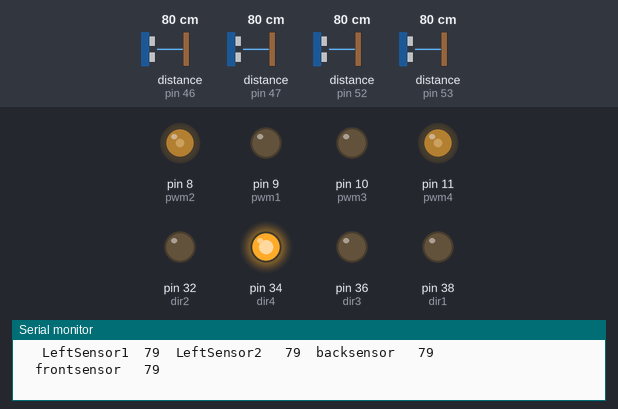
Simulated run of this sketch. Board: Arduino Mega 2560, built with avr-gcc and run on an emulated ATmega2560. Shown: output pins drawn as LEDs (lit = HIGH), the last lines printed to the serial monitor. Wiring (inferred from the names in the program): 4 × ultrasonic range finder: trigger pin 48, echo pin 46 / trigger pin 49, echo pin 47 / trigger pin 50, echo pin 52 / trigger pin 51, echo pin 53. Inputs (shaded band) come from the test bench; at power-on: distance to the obstacle (sensors on pin 52, pin 47, pin 53, pin 46) 80 cm. The echo pulse lasts 58.3 µs per cm; pins used as bus, display or sensor lines are not drawn.

Above: at 1.2 s.
1.3 s: distance to the obstacle (sensor on pin 52) set to 60 cm
At 3.2 s:
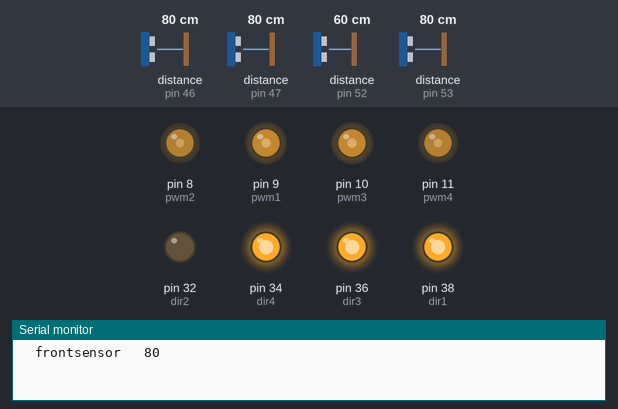
4.3 s: distance to the obstacle (sensor on pin 47) set to 121 cm
7.3 s: distance to the obstacle (sensor on pin 47) set to 129 cm
At 7.7 s:
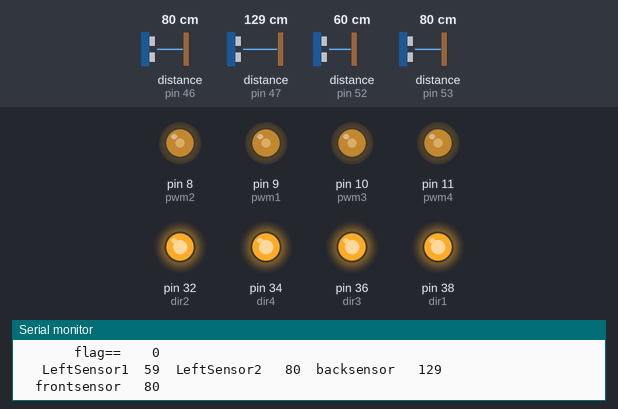
8.9 s: distance to the obstacle (sensor on pin 53) set to 67 cm
11.9 s: distance to the obstacle (sensor on pin 53) set to 60 cm
At 12.9 s:
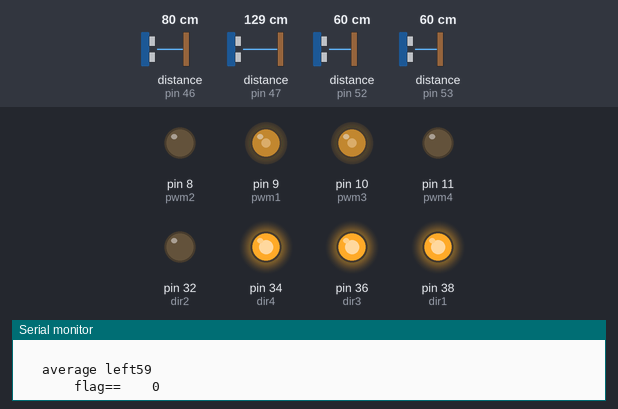
13.4 s: distance to the obstacle (sensor on pin 52) set to 71 cm
At 14.4 s:
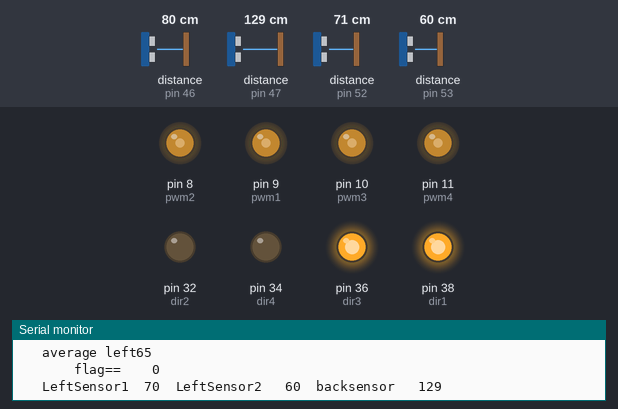
Timing chart, 0 to 16.1 s (numbered marks = the images above; inputs shaded):
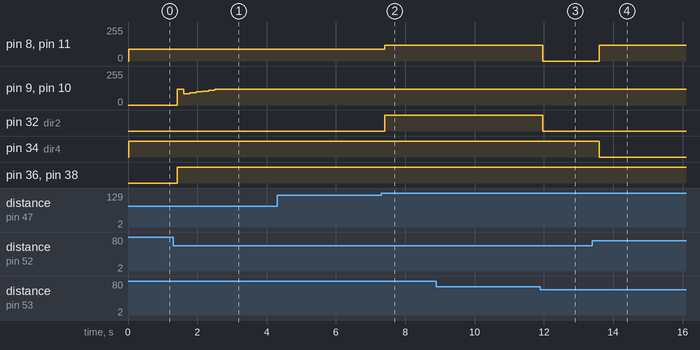

Measured:
- the behaviour switches between 126 and 127 cm on distance to the obstacle (sensor on pin 47) (found by bisection; images 1 and 2)
- the behaviour switches between 65 and 64 cm on distance to the obstacle (sensor on pin 53) (found by bisection; images 2 and 3)
- the behaviour switches between 65 and 66 cm on distance to the obstacle (sensor on pin 52) (found by bisection; images 3 and 4)
- after the input at 1.3 s, pin 9 (pwm1), pin 10 (pwm3): 0/255 → 120/255 after 0.12 s, → 86/255 0.18 s later, → 93/255 0.18 s later, → 99/255 0.18 s later, … (8 changes in this stretch); pin 36 (dir3), pin 38 (dir1): LOW → HIGH after 0.12 s
- after the input at 7.3 s, pin 8 (pwm2), pin 11 (pwm4): 90/255 → 120/255 after 0.11 s; pin 32 (dir2): LOW → HIGH after 0.11 s
- after the input at 11.9 s, pin 8 (pwm2), pin 11 (pwm4): 120/255 → 0/255 after 0.06 s; pin 32 (dir2): HIGH → LOW after 0.06 s
- after the input at 13.4 s, pin 8 (pwm2), pin 11 (pwm4): 0/255 → 120/255 after 0.20 s; pin 34 (dir4): HIGH → LOW after 0.20 s

The sketch:

testing_new_forest_forest_algo_first_right_then_at_45.ino
```cpp
// new forest algo with first right then at 45


int trigPin1 = 50;
int echoPin1 = 52;
int trigPin2 = 51;
int echoPin2 = 53;
int trigPin3 = 49;
int echoPin3 = 47;
int trigPin4 = 48;
int echoPin4 = 46;

int dir1 = 38, dir2 = 32, dir3 = 36, dir4 = 34;
int pwm1 = 9, pwm2 = 8, pwm3 = 10 , pwm4 = 11;
int sp = 90;

int lastback, backsensor, errorback, ls1, ls2, avgls, err = 0;
double pulse, inches, cm, distance, duration;
int frontsensor;
int lasterrorls = 0, totalerrorls = 0;
int lastl1 = 0, lastl2 = 0, lastls = 0, errorls;
float kp = 3.8, kd = 2.3 , ki = 0.3;
float p = 0, i = 0, d = 0, pid = 0;

int flag = 0;

void setup()
{
  Serial.begin(9600);

  pinMode(trigPin1 , OUTPUT);
  pinMode(echoPin1, INPUT);
  pinMode(trigPin2, OUTPUT);
  pinMode(echoPin2, INPUT);
  pinMode(trigPin3, OUTPUT);
  pinMode(echoPin3, INPUT);
  pinMode(trigPin4, OUTPUT);
  pinMode(echoPin4, INPUT);

  pinMode(pwm1, OUTPUT);
  pinMode(dir1, OUTPUT);
  pinMode(pwm2, OUTPUT);
  pinMode(dir2, OUTPUT);
  pinMode(pwm3, OUTPUT);
  pinMode(dir3, OUTPUT);
  pinMode(pwm4, OUTPUT);
  pinMode(dir4, OUTPUT);

}


void loop()
{

  // ********************************************************************

  SonarSensor(trigPin1, echoPin1);
  ls1 = distance;
  SonarSensor(trigPin2, echoPin2);
  ls2 = distance;
  SonarSensor(trigPin3, echoPin3);
  backsensor = distance;
  SonarSensor(trigPin4, echoPin4);
  frontsensor = distance;


  avgls = (ls1 + ls2) / 2;
  errorls = ls2 - ls1;
  cal();
  totalerrorls += abs(errorls);

  correctl();


  if (flag == 100)
  {
    dialeft();
  }


  if (flag == 0)  // first moving right
  {
    if ((backsensor < 127) && (avgls < 127))
    {
      diaright();
      correctr();

    }
    else if ((backsensor >= 127 ) && (avgls >= 127))
    {
      flag = 1;
      analogWrite(pwm2, 0);
      digitalWrite(dir2, HIGH);
      analogWrite(pwm4, 0);
      digitalWrite(dir4, HIGH);


    }
  }


  if (flag == 1)           // moving  diagonal right
  {
    if ((backsensor < 310) && ((avgls > 22)))
    {

      dialeft();
      correctl();

    }
    else if ((backsensor >= 310) && ((avgls <= 22)))
    {
      analogWrite(pwm1, 0);
      digitalWrite(dir1, HIGH);
      analogWrite(pwm3, 0);
      digitalWrite(dir3, HIGH);


//      flag = 2;
    }
  }

  if (flag == 2 )    //    moving diagonal  left
  {
    if ((frontsensor > 117) && (avgls < 170))
    {
      dialeft();
      correctl();


    }
    else if ((frontsensor <= 117 ) && (avgls < 170))
    {

      analogWrite(pwm2, 0);
      digitalWrite(dir2, HIGH);
      analogWrite(pwm4, 0);
      digitalWrite(dir4, HIGH);
      Stop();
    }
  }
  /*
    if (flag == 3)
    {
    if (frontsensor > 65)
    {
      diaright();
      correctr();

    }
    else if (frontsensor <= 65)
    {
      flag = 4;
      analogWrite(pwm2, 0);
      digitalWrite(dir2, HIGH);
      analogWrite(pwm4, 0);
      digitalWrite(dir4, HIGH);

    }
    }

    if (flag == 4)
    {
    set_zero();

    }*/


  lasterrorls = errorls;


  Serial.print("   LeftSensor1  ");
  Serial.print(ls1);
  Serial.print("  LeftSensor2   ");
  Serial.print(ls2);
  Serial.print("  backsensor   "  );
  Serial.println(backsensor);
  Serial.print("  frontsensor   "  );
  Serial.println(frontsensor);


  Serial.println("                  ");
  Serial.println("                  ");
  Serial.println("                  ");

  Serial.print("   average left" );
  Serial.println(avgls);
  Serial.print("       flag==    ");
  Serial.println(flag);
  lastls = avgls;

}


void SonarSensor(int trigPin, int echoPin)
{


  digitalWrite(trigPin, LOW);
  delayMicroseconds(2);
  digitalWrite(trigPin, HIGH);
  delayMicroseconds(10);
  digitalWrite(trigPin, LOW);
  duration = pulseIn(echoPin, HIGH);
  distance = (duration / 2) / 29.1;

}


void dialeft()
{
  digitalWrite(dir1, LOW);
  digitalWrite(dir3, HIGH);
  analogWrite(pwm1, sp);
  analogWrite(pwm3, sp);

}

void diaright()
{
  digitalWrite(dir2, LOW);
  digitalWrite(dir4, HIGH);
  analogWrite(pwm2, sp);
  analogWrite(pwm4, sp);

}
void forward()
{
  digitalWrite(dir1, LOW);
  digitalWrite(dir2, LOW);
  digitalWrite(dir3, HIGH);
  digitalWrite(dir4, HIGH);
  analogWrite(pwm1, sp);
  analogWrite(pwm2, sp);
  analogWrite(pwm3, sp);
  analogWrite(pwm4, sp);
}
void backward()
{
  digitalWrite(dir1, HIGH);
  digitalWrite(dir2, HIGH);
  digitalWrite(dir3, LOW);
  digitalWrite(dir4, LOW);
  analogWrite(pwm1, sp);
  analogWrite(pwm2, sp);
  analogWrite(pwm3, sp);
  analogWrite(pwm4, sp);
}
void left()
{
  digitalWrite(dir1, LOW);
  digitalWrite(dir2, HIGH);
  digitalWrite(dir3, HIGH);
  digitalWrite(dir4, LOW);
  analogWrite(pwm1, sp);
  analogWrite(pwm2, sp);
  analogWrite(pwm3, sp);
  analogWrite(pwm4, sp);
}
void right()
{
  digitalWrite(dir1, HIGH);
  digitalWrite(dir2, LOW);
  digitalWrite(dir3, LOW);
  digitalWrite(dir4, HIGH);
  analogWrite(pwm1, sp);
  analogWrite(pwm2, sp);
  analogWrite(pwm3, sp);
  analogWrite(pwm4, sp);
}


void correctl()
{


  if (errorls < -5 )
  {
    analogWrite(pwm2, pid );
    digitalWrite(dir2, LOW);
    analogWrite(pwm4, pid);
    digitalWrite(dir4, LOW);

  }
  if (errorls > 5)
  {
    analogWrite(pwm2, pid );
    digitalWrite(dir2, HIGH);
    analogWrite(pwm4, pid);
    digitalWrite(dir4, HIGH);

  }

  if ((errorls > -5) && (errorls < 5))
  {
    analogWrite(pwm2, 0);
    digitalWrite(dir2, LOW);
    analogWrite(pwm4, 0);
    digitalWrite(dir4, HIGH);

  }
}

/*void correctl_1()
  {
    if (errorls < -5)
  {
    analogWrite(pwm2, pid );
    digitalWrite(dir2, LOW);
    analogWrite(pwm4, pid);
    digitalWrite(dir4, LOW);

  }
  if (errorls > 5)
  {
    analogWrite(pwm2, pid );
    digitalWrite(dir2, HIGH);
    analogWrite(pwm4, pid);
    digitalWrite(dir4, HIGH);

  }

  if ((errorls > -5) && (errorls < 5))
  {
    analogWrite(pwm2, 0);
    digitalWrite(dir2, LOW);
    analogWrite(pwm4, 0);
    digitalWrite(dir4, HIGH);

  }
  }*/


void correctr()
{


  if (errorls < -5)
  {
    analogWrite(pwm1, pid );
    digitalWrite(dir1, LOW);
    analogWrite(pwm3, pid);
    digitalWrite(dir3, LOW);

  }
  if (errorls > 5)
  {
    analogWrite(pwm1, pid );
    digitalWrite(dir1, HIGH);
    analogWrite(pwm3, pid);
    digitalWrite(dir3, HIGH);

  }

  if ((errorls > -5) && (errorls < 5))
  {
    analogWrite(pwm1, 0);
    digitalWrite(dir1, LOW);
    analogWrite(pwm3, 0);
    digitalWrite(dir3, LOW);

  }
}

void Stop()
{


  analogWrite(pwm1, 0);
  analogWrite(pwm2, 0);
  analogWrite(pwm3, 0);
  analogWrite(pwm4, 0);


}
void cal()
{

  if (errorls > 0)
  {
    p = errorls * kp;
    d = (errorls - lasterrorls) * kd;
    i =  totalerrorls * ki;
    pid = (p + d + i);

    if (pid > 120)
      pid = 120;
  }

  if (errorls < 0)
  {
    p = (-errorls) * kp;
    d = abs(errorls - lasterrorls) * kd;
    i =  totalerrorls * ki;
    pid = (p + d + i );

    if (pid > 120)
      pid = 120;
  }
}
```
